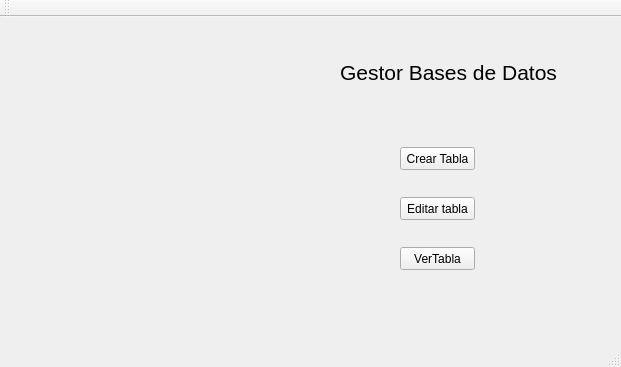
<?xml version="1.0" encoding="UTF-8"?>
<ui version="4.0">
 <class>MainWindow</class>
 <widget class="QMainWindow" name="MainWindow">
  <property name="geometry">
   <rect>
    <x>0</x>
    <y>0</y>
    <width>621</width>
    <height>367</height>
   </rect>
  </property>
  <property name="windowTitle">
   <string>MainWindow</string>
  </property>
  <property name="windowIcon">
   <iconset resource="Resources.qrc">
    <normaloff>:/Res/Database.png</normaloff>:/Res/Database.png</iconset>
  </property>
  <widget class="QWidget" name="centralWidget">
   <widget class="QLabel" name="label">
    <property name="geometry">
     <rect>
      <x>340</x>
      <y>40</y>
      <width>221</width>
      <height>31</height>
     </rect>
    </property>
    <property name="font">
     <font>
      <pointsize>16</pointsize>
     </font>
    </property>
    <property name="text">
     <string>Gestor Bases de Datos</string>
    </property>
   </widget>
   <widget class="QPushButton" name="pushButton">
    <property name="geometry">
     <rect>
      <x>400</x>
      <y>130</y>
      <width>75</width>
      <height>23</height>
     </rect>
    </property>
    <property name="text">
     <string>Crear Tabla</string>
    </property>
   </widget>
   <widget class="QPushButton" name="pushButton_2">
    <property name="geometry">
     <rect>
      <x>400</x>
      <y>230</y>
      <width>75</width>
      <height>23</height>
     </rect>
    </property>
    <property name="text">
     <string>VerTabla</string>
    </property>
   </widget>
   <widget class="QPushButton" name="pushButtonEditarTabla">
    <property name="geometry">
     <rect>
      <x>400</x>
      <y>180</y>
      <width>75</width>
      <height>23</height>
     </rect>
    </property>
    <property name="text">
     <string>Editar tabla</string>
    </property>
   </widget>
   <widget class="QLabel" name="label_2">
    <property name="geometry">
     <rect>
      <x>0</x>
      <y>0</y>
      <width>381</width>
      <height>341</height>
     </rect>
    </property>
    <property name="text">
     <string/>
    </property>
    <property name="pixmap">
     <pixmap resource="Resources.qrc">:/Res/plm-internet-web-database.png</pixmap>
    </property>
   </widget>
   <zorder>label_2</zorder>
   <zorder>label</zorder>
   <zorder>pushButton</zorder>
   <zorder>pushButton_2</zorder>
   <zorder>pushButtonEditarTabla</zorder>
  </widget>
  <widget class="QMenuBar" name="menuBar">
   <property name="geometry">
    <rect>
     <x>0</x>
     <y>0</y>
     <width>621</width>
     <height>18</height>
    </rect>
   </property>
  </widget>
  <widget class="QToolBar" name="mainToolBar">
   <attribute name="toolBarArea">
    <enum>TopToolBarArea</enum>
   </attribute>
   <attribute name="toolBarBreak">
    <bool>false</bool>
   </attribute>
  </widget>
  <widget class="QStatusBar" name="statusBar"/>
 </widget>
 <layoutdefault spacing="6" margin="11"/>
 <resources>
  <include location="Resources.qrc"/>
 </resources>
 <connections/>
</ui>
